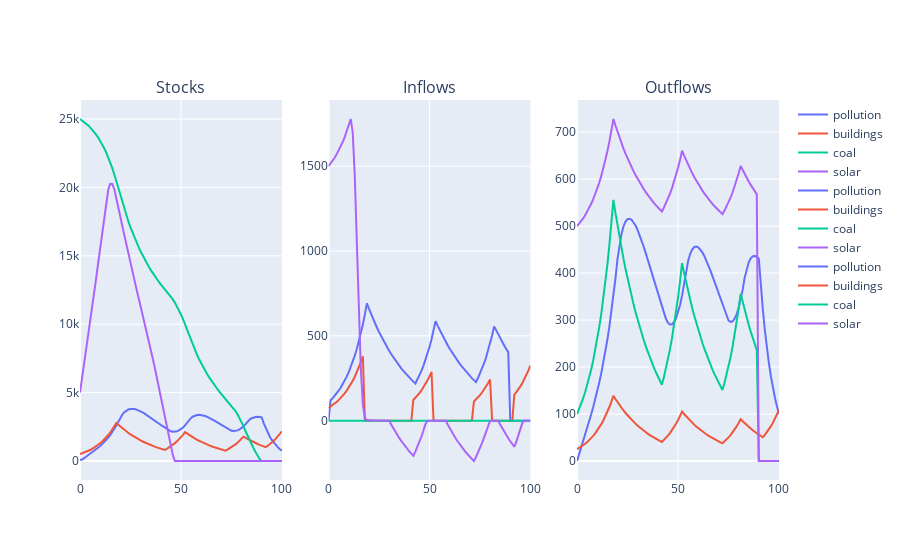

Notebook code cell kept with this figure:
### Code cell
c = Model()
c.pollution_lim = True
c.sensitivity = True
c.constants["delb+"] = a.constants["delb+"]*1.5
c.run_sim(time_steps=101)
c.plot_sim()
